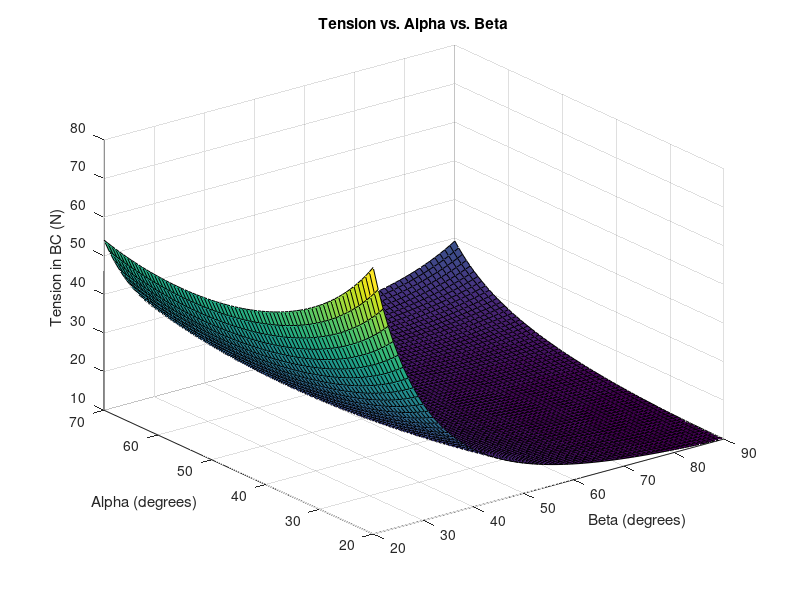

The MATLAB source for this figure:
% EA2 Project 2 Problem 1
ii = 0;
jj = 0;
g = 9.81;
Lo = 1;
m = 1;
r = 0.1 * Lo;
angle = 0;
Tbc = zeros(71,51);

for B = 20:90
    ii = ii + 1;
    jj = 0;
    for a = 20:0.7142253521:70
        jj = jj + 1;
        % Distance from A
        x1 = r/tand(a/2);
        x2 = r/tand(a/2) + 2*r;
        x3 = r/tand(a/2) + 4*r;
    
        % Normal force
        N1 = (3*m*g*cosd(a)^2)/sind(a) + m*g*sind(a);
        N2 = m*g*sind(a);
        N3 = N2;
    
        % Tension
        %Tbc(ii,jj) = (x1*N1*sind(a) + x2*N2*sind(a) + x3*N3*sind(a))/(Lo*sind(180-B-a));
        Tbc(ii, jj) = ((x1*N1) + (x2*N2) + (x3*N3))/(Lo*sind(180-B-a));
    end
end
B = 20:90;
a = 20:0.7142253521:70;
figure;
surf(B,a,Tbc);
title('Tension vs. Alpha vs. Beta');
xlabel('Beta (degrees)');
ylabel('Alpha (degrees)');
zlabel('Tension in BC (N)');